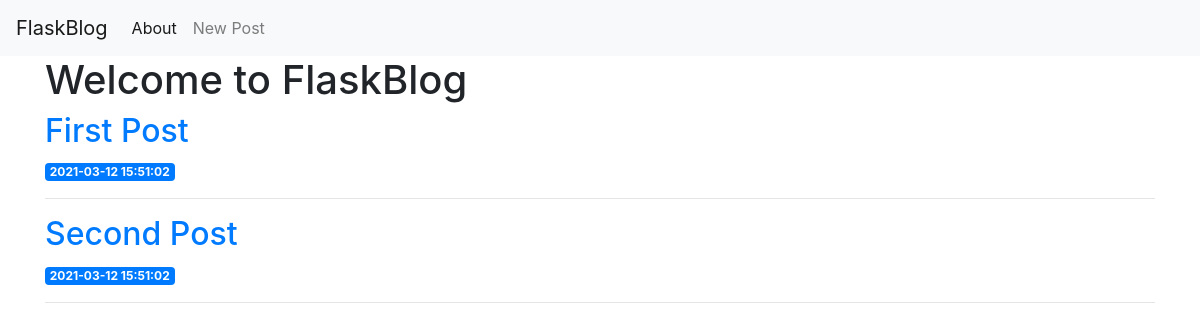
Before: / with the older database file.
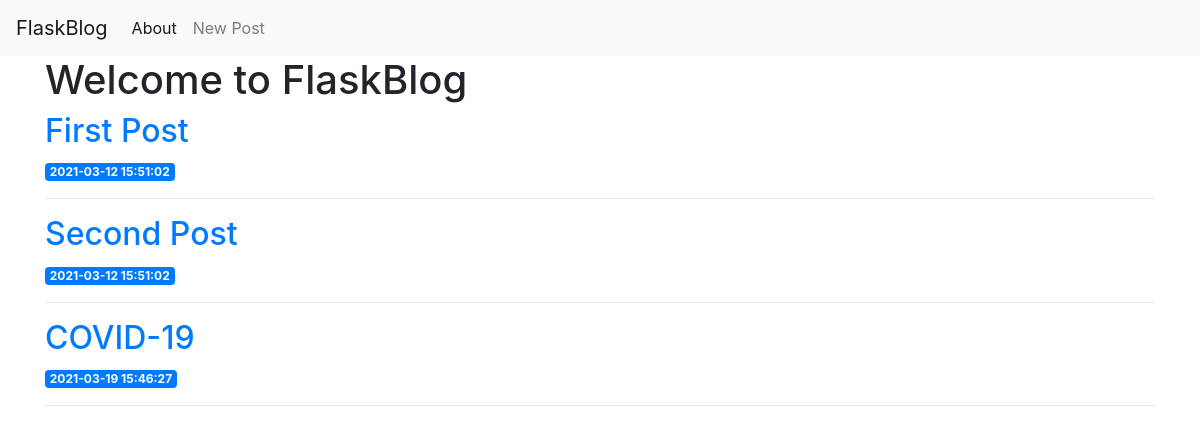
After: the same page with the newer database file.
### tables this page shows
CREATE TABLE posts (		/* creates `posts` table */
    id INTEGER PRIMARY KEY AUTOINCREMENT,	/* Filled automatically; primary key with unique value for every record */
    created TIMESTAMP NOT NULL DEFAULT CURRENT_TIMESTAMP,	/* Filled automatically; NOT NULL = can't be empty; DEFAULT = time of post addition to base*/
    title TEXT NOT NULL,
    content TEXT NOT NULL
);

### app.py (the view)
@app.route('/')
def index():
    conn = get_db_connection()              # Connect to DB via conn, using get_db_connection function.
    posts = conn.execute('SELECT * FROM posts').fetchall()  # Fetch data from DB by executing a query & write it into `posts` variable;
    conn.close()                            # Close DB connection via close() method.
    return render_template('index.html', posts=posts) # posts is an arg that contains results from DB (from `posts` variable)

### app.py (called while the page is built)
def get_db_connection():                    # Function that connects us to DB and returns it.
    conn = sqlite3.connect('database.db')   # 1. Open connection to database.db via the `conn` object
    conn.row_factory = sqlite3.Row          # 2. Set row_factory to sqlite3.Row to access DB columns based on names
    return conn                             # 3. Return connection object which is used for DB connection

### templates/index.html
{% extends 'base.html' %}
{% block content %}
	<h1>{% block title %} Welcome to FlaskBlog {% endblock %}</h1>
	{% for post in posts %}
		<a href = "{{ url_for('post', post_id=post['id']) }}">
			<h2>{{ post['title'] }}</h2>
		</a>
		<span class="badge badge-primary">{{ post['created'] }}</span>
		<hr>
	{% endfor %}
{% endblock %}

### templates/base.html (shortened to what this page needs)
<!doctype html>
<html lang="en">
  <head>
    <link rel="stylesheet" href="https://stackpath.bootstrapcdn.com/bootstrap/4.3.1/css/bootstrap.min.css">
  </head>
  <body>
    <nav class="navbar navbar-expand-md navbar-light bg-light">
        <a class="navbar-brand" href="{{ url_for('index')}}">FlaskBlog</a>
        <div class="collapse navbar-collapse" id="navbarNav">
            <ul class="navbar-nav">
            <li class="nav-item active">
                <a class="nav-link" href="#">About</a>
            </li>
            <li class="nav-item">
                <a class="nav-link" href="{{url_for('create')}}">New Post</a>
            </li>
            </ul>
        </div>
    </nav>
    <div class="container">
        {% block content %} {% endblock %}
    </div>
  </body>
</html>

Changed rows visible on the page:
added posts: title "COVID-19", created "2021-03-19 15:46:27"
